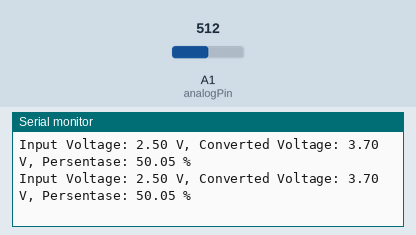
A sketch run on a simulated Arduino Uno, built with avr-gcc and run on an emulated ATmega328P. Shown: the last lines printed to the serial monitor. Inputs (shaded band) come from the test bench; at power-on: A1 (analogPin) = 512.

Above: at 1.8 s.
1.9 s: A1 (analogPin) set to 716
At 2.8 s:
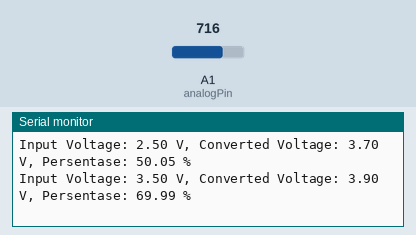
3.4 s: A1 (analogPin) set to 900
At 4.8 s:
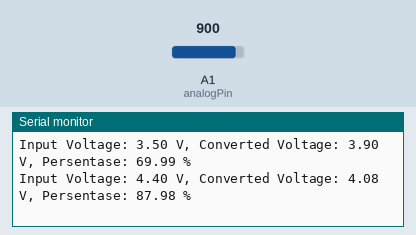
Timing chart, 0 to 6.4 s (numbered marks = the images above; inputs shaded):
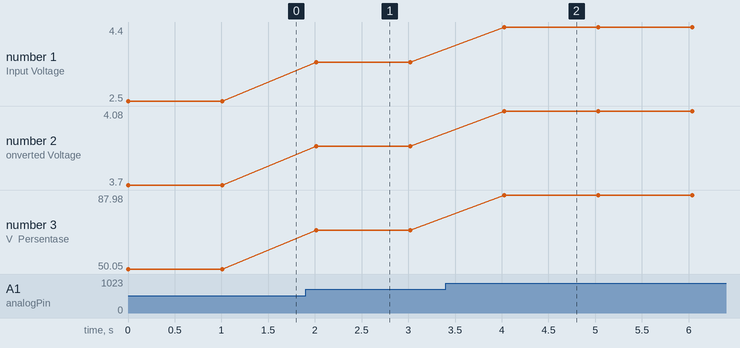

The sketch:

IoT_Intern.ino
```cpp
const int analogPin = A1;  // Pin yang digunakan untuk membaca tegangan

void setup() {
  Serial.begin(9600);  // Mulai komunikasi serial
}

void loop() {
  int sensor = analogRead(analogPin);  // Baca nilai analog dari pin A1
  float voltage = 5 * (sensor / 1023.0);  // Konversi nilai analog ke tegangan (0-5V)

  // Konversi tegangan dari 0-5V ke 3.2-4.2V
  float convertedVoltage = (voltage / 5.0) * (4.2 - 3.2) + 3.2;

  // Hitung persentase dari 3.2V hingga 4.2V
  float percent = ((convertedVoltage - 3.2) / (4.2 - 3.2)) * 100;

  Serial.print("Input Voltage: ");
  Serial.print(voltage);
  Serial.print(" V, ");
  Serial.print("Converted Voltage: ");
  Serial.print(convertedVoltage);
  Serial.print(" V, ");
  Serial.print("Persentase: ");
  Serial.print(percent);
  Serial.println(" %");

  delay(1000);  // Tunggu 1 detik sebelum membaca nilai lagi
}
```

Measured:
- after the input at 1.9 s, the serial monitor: prints a new line after 0.11 s (image 1)
- after the input at 3.4 s, the serial monitor: prints a new line after 0.63 s (image 2)
- plotted number 1: 2.5 → 3.5 after the input at 1.9 s, 3.5 → 4.4 after the input at 3.4 s
- plotted number 2: 3.7 → 3.9 after the input at 1.9 s, 3.9 → 4.08 after the input at 3.4 s
- plotted number 3: 50.05 → 69.99 after the input at 1.9 s, 69.99 → 87.98 after the input at 3.4 s
